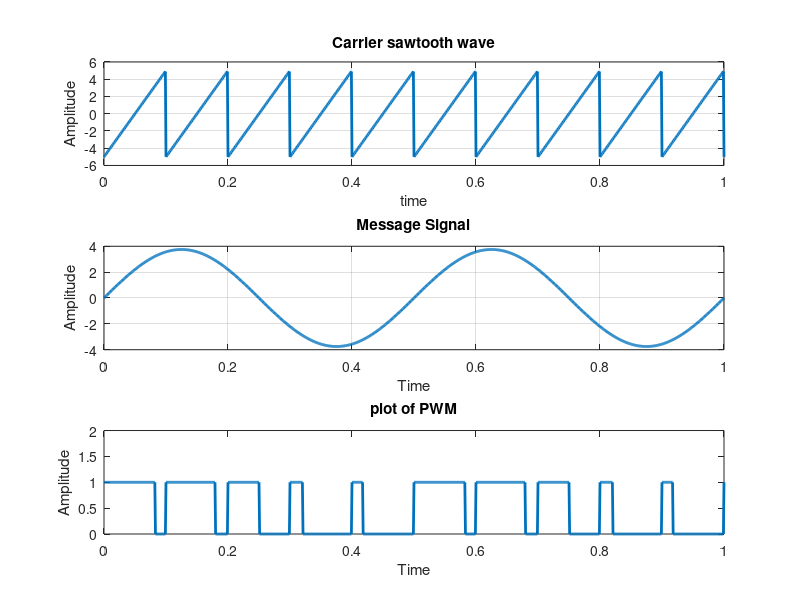

Write MATLAB code to recreate this figure.
F2=2;
F1=10;
A=5;
t=0:0.001:1;
c=A.*sawtooth(2*pi*F1*t);%Carrier sawtooth
subplot(3,1,1);
plot(t,c,"linewidth",2);
xlabel("time");
ylabel("Amplitude");
title("Carrier sawtooth wave");
grid on;
m=0.75*A.*sin(2*pi*F2*t);%Message amplitude must be less than Sawtooth
subplot(3,1,2);
plot(t,m,"linewidth",2);
xlabel("Time");
ylabel("Amplitude");
title("Message Signal");
grid on;
n=length(c);%Length of carrier sawtooth is stored to ‘n’
for i=1:n%Comparing Message and Sawtooth amplitudes
if (m(i)>=c(i))
    pwm(i)=1;
else
    pwm(i)=0;
end
end
subplot(3,1,3);
plot(t,pwm,"linewidth",2);
xlabel("Time");
ylabel("Amplitude");
title("plot of PWM");
axis([0 1 0 2]);